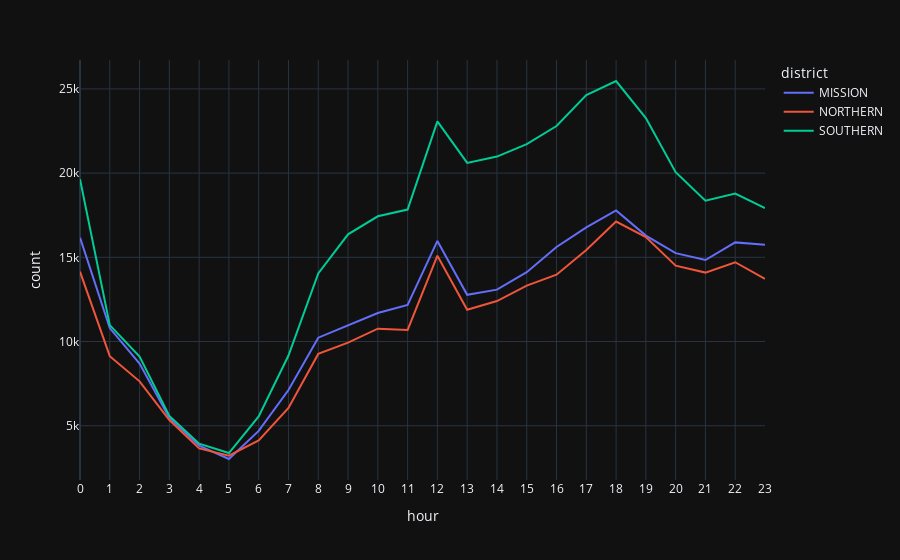

Source (notebook cell):
### Code cell
fig = px.line(df_crime_per_hr, x="hour", y="count", color="district")
fig.update_layout(template="plotly_dark", xaxis={"tickmode": "linear"})
fig.show()

### Figure 1 — Plotly figure (JSON) as saved in the notebook; plotly's stock layout.template omitted (floating-point values rounded to 4 significant figures)
{"data": [{"hovertemplate": "district=MISSION<br>hour=%{x}<br>count=%{y}<extra></extra>", "legendgroup": "MISSION", "line": {"color": "#636efa", "dash": "solid"}, "marker": {"symbol": "circle"}, "mode": "lines", "name": "MISSION", "orientation": "v", "showlegend": true, "type": "scatter", "x": [0, 1, 2, 3, 4, 5, 6, 7, 8, 9, 10, 11, 12, 13, 14, 15, 16, 17, 18, 19, 20, 21, 22, 23], "xaxis": "x", "y": [16168, 10800, 8693, 5466, 3822, 3025, 4691, 7122, 10229, 10980, 11694, 12173, 15971, 12775, 13081, 14119, 15611, 16773, 17779, 16291, 15249, 14839, 15886, 15748], "yaxis": "y"}, {"hovertemplate": "district=NORTHERN<br>hour=%{x}<br>count=%{y}<extra></extra>", "legendgroup": "NORTHERN", "line": {"color": "#EF553B", "dash": "solid"}, "marker": {"symbol": "circle"}, "mode": "lines", "name": "NORTHERN", "orientation": "v", "showlegend": true, "type": "scatter", "x": [0, 1, 2, 3, 4, 5, 6, 7, 8, 9, 10, 11, 12, 13, 14, 15, 16, 17, 18, 19, 20, 21, 22, 23], "xaxis": "x", "y": [14148, 9131, 7637, 5340, 3654, 3225, 4128, 6058, 9265, 9936, 10765, 10691, 15093, 11888, 12403, 13317, 13968, 15429, 17126, 16206, 14502, 14093, 14707, 13725], "yaxis": "y"}, {"hovertemplate": "district=SOUTHERN<br>hour=%{x}<br>count=%{y}<extra></extra>", "legendgroup": "SOUTHERN", "line": {"color": "#00cc96", "dash": "solid"}, "marker": {"symbol": "circle"}, "mode": "lines", "name": "SOUTHERN", "orientation": "v", "showlegend": true, "type": "scatter", "x": [0, 1, 2, 3, 4, 5, 6, 7, 8, 9, 10, 11, 12, 13, 14, 15, 16, 17, 18, 19, 20, 21, 22, 23], "xaxis": "x", "y": [19641, 10975, 9107, 5584, 3935, 3377, 5556, 9168, 14044, 16364, 17435, 17836, 23070, 20607, 20981, 21718, 22795, 24635, 25468, 23267, 20054, 18365, 18787, 17923], "yaxis": "y"}], "layout": {"autosize": true, "legend": {"title": {"text": "district"}, "tracegroupgap": 0}, "margin": {"t": 60}, "xaxis": {"anchor": "y", "autorange": true, "domain": [0, 1], "range": [0, 23], "tickmode": "linear", "title": {"text": "hour"}, "type": "linear"}, "yaxis": {"anchor": "x", "autorange": true, "domain": [0, 1], "range": [1778.0, 26710.0], "title": {"text": "count"}, "type": "linear"}}}
